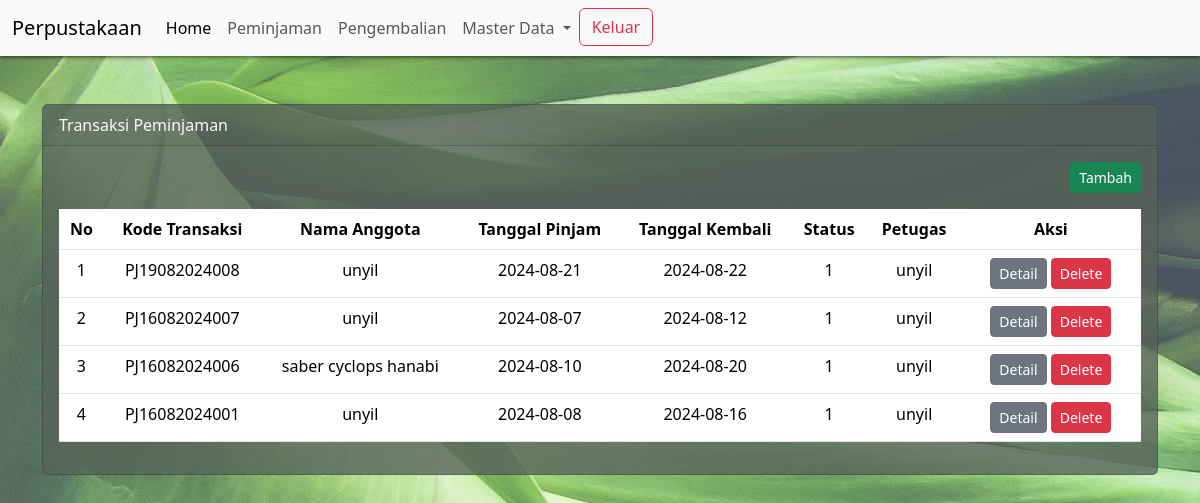
Page /?pg=peminjaman on the committed database.
### tables this page shows
CREATE TABLE `peminjaman` (
  `id` int(11) NOT NULL,
  `id_anggota` int(11) NOT NULL,
  `id_user` int(11) NOT NULL,
  `kode_transaksi` varchar(30) NOT NULL,
  `tgl_pinjam` date NOT NULL,
  `tgl_kembali` date NOT NULL,
  `status` tinyint(1) NOT NULL,
  `created_at` timestamp NOT NULL DEFAULT current_timestamp(),
  `update_at` timestamp NOT NULL DEFAULT current_timestamp() ON UPDATE current_timestamp(),
  `deleted_at` int(1) NOT NULL DEFAULT 0
);

CREATE TABLE `anggota` (
  `id` int(11) NOT NULL,
  `nisn` varchar(16) NOT NULL,
  `nama_lengkap` varchar(50) NOT NULL,
  `jenis_kelamin` enum('Laki-laki','Perempuan') NOT NULL,
  `no_tlp` varchar(13) NOT NULL,
  `alamat` text NOT NULL,
  `created_at` timestamp NOT NULL DEFAULT current_timestamp(),
  `updated_at` timestamp NOT NULL DEFAULT current_timestamp() ON UPDATE current_timestamp()
);

CREATE TABLE `user` (
  `id` int(11) NOT NULL,
  `id_level` int(11) NOT NULL,
  `nama_lengkap` varchar(50) NOT NULL,
  `email` varchar(50) NOT NULL,
  `password` varchar(100) NOT NULL,
  `created_at` timestamp NULL DEFAULT current_timestamp() ON UPDATE current_timestamp(),
  `update_at` timestamp NOT NULL DEFAULT current_timestamp() ON UPDATE current_timestamp()
);

### content/peminjaman.php (the view, shortened to what this page needs)
<?php
$queryPinjam = mysqli_query($koneksi, "SELECT anggota.nama_lengkap as nama_anggota, user.nama_lengkap, peminjaman.* FROM peminjaman LEFT JOIN anggota ON anggota.id = peminjaman.id_anggota LEFT JOIN user ON user.id = peminjaman.id_user WHERE peminjaman.deleted_at = 0 ORDER BY id DESC");
?>
<div class="container mt-5">
    <div class="row">
        <div class="col-sm-12">
            <div class="card text-light" style="background-color: rgba(87, 99, 89, .8)">
                <div class="card-header">
                    Transaksi Peminjaman
                </div>
                <div class="card-body">
                    <div align="right" class="mb-3">
                        <a href="?pg=tambah-peminjaman" class="btn btn-sm btn-success">Tambah</a>
                    </div>
                    <div class="table-responsive">
                        <table class="table table-hover table-responsive text-center">
                            <thead>
                                <tr>
                                    <th>No</th>
                                    <th>Kode Transaksi</th>
                                    <th>Nama Anggota</th>
                                    <th>Tanggal Pinjam</th>
                                    <th>Tanggal Kembali</th>
                                    <th>Status</th>
                                    <th>Petugas</th>
                                    <th class="col-2 text-center">Aksi</th>
                                </tr>
                            </thead>
                            <tbody>
                                <?php $no = 1;
                                while ($row = mysqli_fetch_assoc($queryPinjam)) : ?>
                                    <tr>
                                        <td><?php echo $no++ ?></td>
                                        <td><?php echo $row['kode_transaksi']; ?></td>
                                        <td><?php echo $row['nama_anggota'] ?></td>
                                        <td><?php echo $row['tgl_pinjam']; ?></td>
                                        <td><?php echo $row['tgl_kembali']; ?></td>
                                        <td><?php echo $row['status']; ?></td>
                                        <td><?php echo $row['nama_lengkap']; ?></td>
                                        <td class="text-center">
                                            <a href="?pg=tambah-peminjaman&detail=<?= $row['id']; ?>" class="btn btn-sm btn-secondary">Detail</a>
                                            <a onclick="return confirm('Apakah anda ingin menghapus data ini ?')" href="?pg=tambah-peminjaman&delete=<?= $row['id'] ?>" class="btn btn-sm btn-danger">Delete</a>
                                        </td>
                                    </tr>
                                <?php endwhile ?>
                            </tbody>
                        </table>
                    </div>
                </div>
            </div>
        </div>
    </div>
</div>

### index.php (shortened to what this page needs)
<!DOCTYPE html>
<html lang="en">
<head>
    <link rel="stylesheet" href="assets/css/bootstrap.min.css">
</head>
<body>
    <div class="wrapper">
        <nav class="menu navbar navbar-expand-lg bg-body-tertiary">
            <div class="container-fluid">
                <a class="navbar-brand" href="#">Perpustakaan</a>
                <div class="collapse navbar-collapse" id="navbarSupportedContent">
                    <ul class="navbar-nav me-auto mb-2 mb-lg-0">
                        <li class="nav-item">
                            <a class="nav-link active" aria-current="page" href="?pg=home">Home</a>
                        </li>
                        <li class="nav-item">
                            <a class="nav-link" href="?pg=peminjaman">Peminjaman</a>
                        </li>
                        <li class="nav-item">
                            <a class="nav-link" href="?pg=pengembalian">Pengembalian</a>
                        </li>
                        <li class="nav-item dropdown">
                            <a class="nav-link dropdown-toggle" href="#" role="button" data-bs-toggle="dropdown"
                                aria-expanded="false">
                                Master Data
                            </a>
                        </li>
                        <form class="float-end">
                            <a href="keluar.php" class="btn btn-outline-danger">Keluar</a>
                        </form>
                    </ul>
                </div>
            </div>
        </nav>
        <?php
        if (isset($_GET['pg'])) {
            if (file_exists('content/' . $_GET['pg'] . '.php')) {
                include 'content/' . $_GET['pg'] . '.php';
            } else {
                echo 'Halaman tidak ditemukan.';
            }
        } else {
            include 'content/home.php';
        }
        ?>
    </div>
</body>
</html>

### index.php (style rules this page uses)
body { background: url('assets/img/bg-jumbotron.jpg'); background-repeat: no-repeat; }
nav.menu { background-color: white; box-shadow: 0 0 5px #000; }

### rows in the picture
peminjaman: kode_transaksi "PJ19082024008", id_anggota.nama_lengkap "unyil", tgl_pinjam "2024-08-21", tgl_kembali "2024-08-22", status "1", id_user.nama_lengkap "unyil"
peminjaman: kode_transaksi "PJ16082024007", id_anggota.nama_lengkap "unyil", tgl_pinjam "2024-08-07", tgl_kembali "2024-08-12", status "1", id_user.nama_lengkap "unyil"
peminjaman: kode_transaksi "PJ16082024006", id_anggota.nama_lengkap "saber cyclops hanabi", tgl_pinjam "2024-08-10", tgl_kembali "2024-08-20", status "1", id_user.nama_lengkap "unyil"
peminjaman: kode_transaksi "PJ16082024001", id_anggota.nama_lengkap "unyil", tgl_pinjam "2024-08-08", tgl_kembali "2024-08-16", status "1", id_user.nama_lengkap "unyil"
